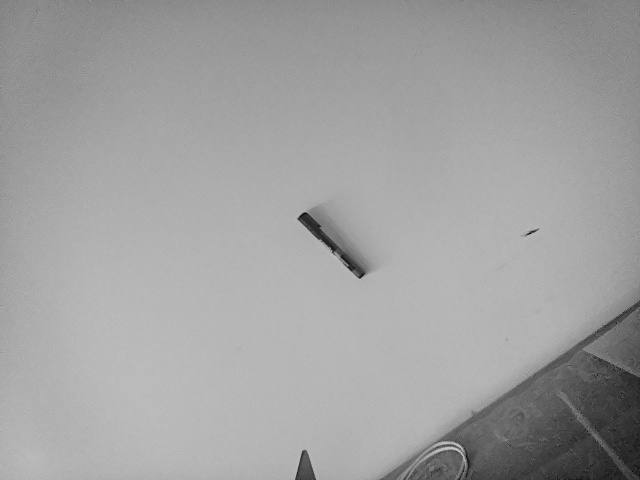
%> input picture Assignment 3/left_ar.jpg, 640 x 480 px
$ octave A3_Q7.m   (GNU Octave 9; MATLAB toolbox functions it lacks are replaced by stand-ins)
%> lines starting %> are read from the running program, lines starting %| are printed output that depends on the picture
% Load the left and right images
I1 = imread("left_ar.jpg");
%> I1 is the input picture: size 480x640 uint8; min 1, max 202, mean 160.7
I2 = imread("right_ar.jpg");
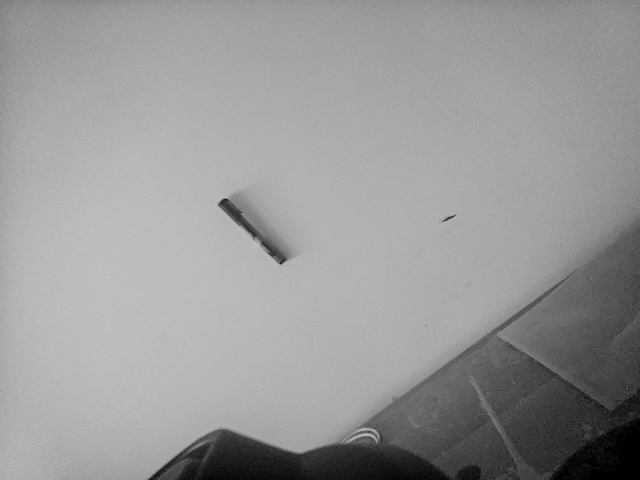
%> input picture Assignment 3/right_ar.jpg, 640 x 480 px
%> I2 is the input picture: size 480x640 uint8; min 0, max 194, mean 152.3

% Check if the images are in RGB format
if ndims(I1) == 3
    % Convert to grayscale using rgb2gray for RGB images
    I1gray = rgb2gray(I1);
else
    % If already grayscale, no conversion needed
    I1gray = I1;
end

if ndims(I2) == 3
    % Convert to grayscale using rgb2gray for RGB images
    I2gray = rgb2gray(I2);
else
    % If already grayscale, no conversion needed
    I2gray = I2;
end

% Display the original images side by side
figure
imshowpair(I1, I2, "montage")
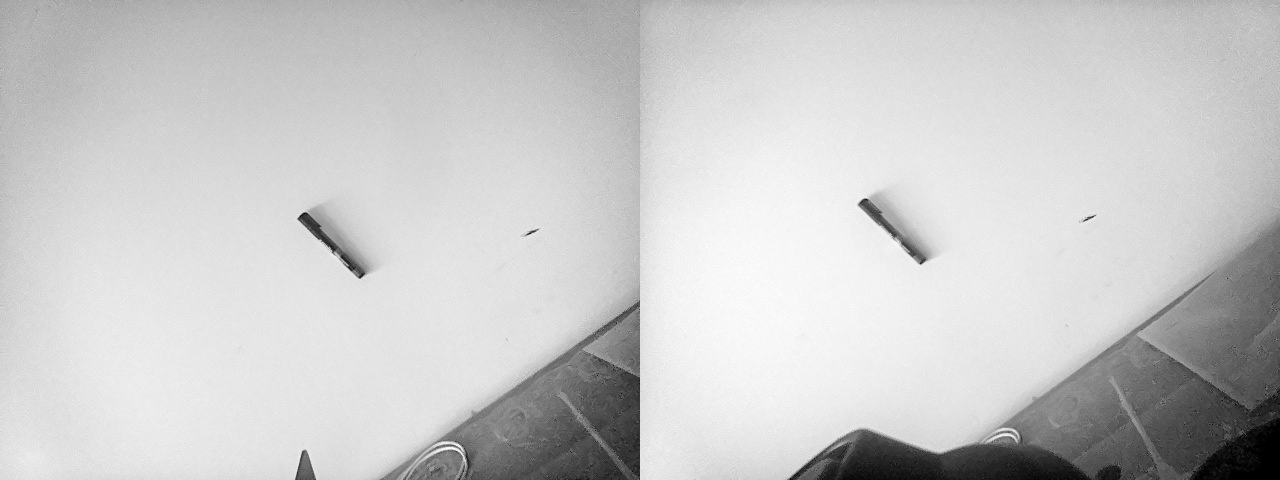
%> displayed picture: size 480x1280, on the screen's scale of 0 to 255; min 0, max 255, mean 201.4
title("I1 (left); I2 (right)")

% Display the composite anaglyph image
figure
imshow(stereoAnaglyph(I1, I2))
%> (this line was passed over: stereoAnaglyph is not available in this run)
title("Composite Image (Red - Left Image, Cyan - Right Image)")

% Detect SURF features in both images
%> (the run ends here)
